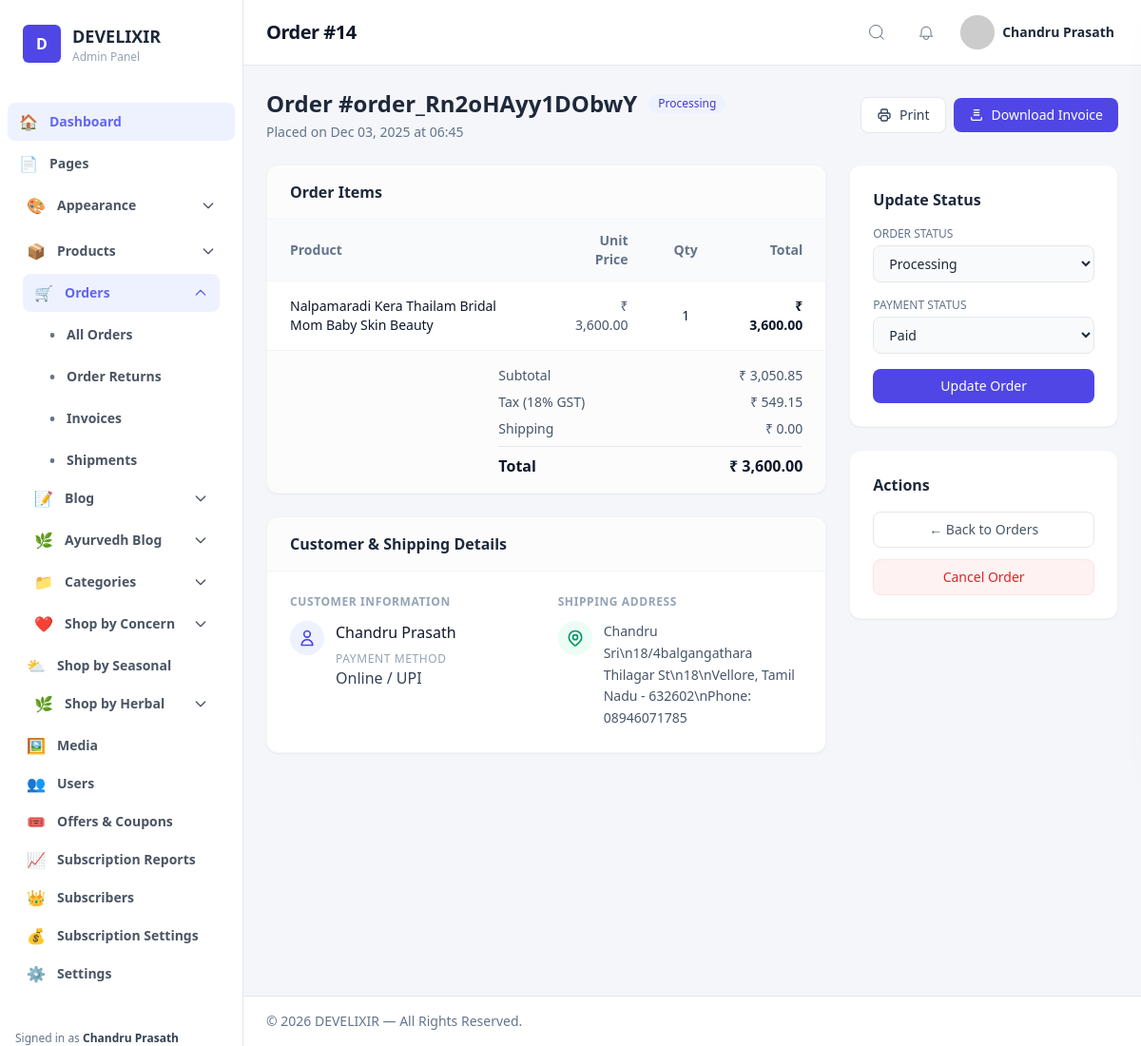
Page /admin/order_view.php?id=14 (signed in) on the committed database.
### tables this page shows
CREATE TABLE `orders` (
  `id` int(10) UNSIGNED NOT NULL,
  `user_id` int(10) UNSIGNED DEFAULT NULL,
  `total` decimal(10,2) NOT NULL DEFAULT 0.00,
  `coupon_code` varchar(50) DEFAULT NULL,
  `coupon_discount` decimal(10,2) DEFAULT 0.00,
  `status` varchar(50) DEFAULT 'processing',
  `payment_status` varchar(50) DEFAULT 'pending',
  `created_at` timestamp NULL DEFAULT current_timestamp(),
  `total_amount` decimal(10,2) NOT NULL DEFAULT 0.00,
  `shipping_charge` decimal(10,2) DEFAULT 0.00,
  `tax_amount` decimal(10,2) DEFAULT 0.00,
  `order_number` varchar(100) DEFAULT NULL,
  `customer_name` varchar(255) DEFAULT NULL,
  `customer_address` text DEFAULT NULL,
  `order_status` varchar(50) DEFAULT 'pending'
);

CREATE TABLE `order_items` (
  `id` int(10) UNSIGNED NOT NULL,
  `order_id` int(10) UNSIGNED NOT NULL,
  `product_id` int(10) UNSIGNED DEFAULT NULL,
  `product_name` varchar(255) DEFAULT NULL,
  `variant` varchar(255) DEFAULT NULL,
  `qty` int(11) DEFAULT 1,
  `price` decimal(10,2) NOT NULL,
  `created_at` timestamp NULL DEFAULT current_timestamp()
);

### admin/order_view.php (the view, shortened to what this page needs)
<?php
require_once __DIR__ . '/../includes/db.php';
$id = isset($_GET['id']) ? (int)$_GET['id'] : 0;
$statuses = ['pending','processing','packed','shipped','delivered','cancelled'];
$payment_options = ['pending','paid','refunded'];
include __DIR__ . '/layout/header.php';
$stmt = $pdo->prepare("SELECT * FROM orders WHERE id = ? LIMIT 1");
$stmt->execute([$id]);
$order = $stmt->fetch(PDO::FETCH_ASSOC);
$stmt = $pdo->prepare("SELECT oi.*, COALESCE(p.name, oi.product_name) AS product_name FROM order_items oi LEFT JOIN products p ON oi.product_id = p.id WHERE oi.order_id = ?");
$stmt->execute([$id]);
$items = $stmt->fetchAll(PDO::FETCH_ASSOC);
$shipping = [];
function status_badge($s) {
    $map = [
        'pending' => ['bg'=>'bg-amber-50','text'=>'text-amber-700','label'=>'Pending'],
        'processing' => ['bg'=>'bg-indigo-50','text'=>'text-indigo-700','label'=>'Processing'],
        'packed' => ['bg'=>'bg-green-50','text'=>'text-green-700','label'=>'Packed'],
        'shipped' => ['bg'=>'bg-teal-50','text'=>'text-teal-700','label'=>'Shipped'],
        'delivered' => ['bg'=>'bg-green-50','text'=>'text-green-700','label'=>'Delivered'],
        'cancelled' => ['bg'=>'bg-red-50','text'=>'text-red-700','label'=>'Cancelled'],
    ];
    $s = strtolower((string)$s);
    $info = $map[$s] ?? ['bg'=>'bg-slate-50','text'=>'text-slate-700','label'=>ucfirst($s)];
    return '<span class="inline-flex items-center px-2.5 py-0.5 rounded-full text-xs font-medium ' . $info['bg'] . ' ' . $info['text'] . '">' . htmlspecialchars($info['label']) . '</span>';
}
?>
<div class="max-w-[1200px] mx-auto">
    <div class="flex flex-col md:flex-row md:items-center justify-between gap-4 mb-6">
        <div>
            <div class="flex items-center gap-3">
                <h1 class="text-2xl font-bold text-slate-800">Order #<?php echo htmlspecialchars($order['order_number'] ?? $order['id']); ?></h1>
                <?php echo status_badge($order['order_status']); ?>
            </div>
            <p class="text-sm text-slate-500 mt-1">
                Placed on <?php echo date('M d, Y \a\t H:i', strtotime($order['created_at'])); ?>
            </p>
        </div>
        <div class="flex items-center gap-2">
            <button onclick="window.print()" class="inline-flex items-center gap-2 px-4 py-2 bg-white border border-gray-200 rounded-lg text-sm font-medium text-slate-700 hover:bg-gray-50">
                Print
            </button>
            <a href="order_invoice.php?id=<?php echo $id; ?>" class="inline-flex items-center gap-2 px-4 py-2 bg-indigo-600 text-white rounded-lg text-sm font-medium hover:bg-indigo-700">
                <svg xmlns="http://www.w3.org/2000/svg" class="w-4 h-4" fill="none" viewBox="0 0 24 24" stroke="currentColor"><path stroke-linecap="round" stroke-linejoin="round" stroke-width="2" d="M4 16v2a2 2 0 002 2h12a2 2 0 002-2v-2M8 12h8M8 8h8M8 4h8" /></svg>
                Download Invoice
            </a>
        </div>
    </div>
    <div class="grid grid-cols-1 lg:grid-cols-3 gap-6">
        <div class="lg:col-span-2 space-y-6">
            <div class="bg-white rounded-xl shadow-sm border border-gray-100 overflow-hidden">
                <div class="px-6 py-4 border-b border-gray-100 bg-gray-50/50">
                    <h3 class="font-semibold text-slate-800">Order Items</h3>
                </div>
                <div class="overflow-x-auto">
                    <table class="w-full text-sm text-left">
                        <thead class="bg-gray-50 text-slate-500 font-medium border-b border-gray-100">
                            <tr>
                                <th class="px-6 py-3">Product</th>
                                <th class="px-6 py-3 text-right">Unit Price</th>
                                <th class="px-6 py-3 text-center">Qty</th>
                                <th class="px-6 py-3 text-right">Total</th>
                            </tr>
                        </thead>
                        <tbody class="divide-y divide-gray-100">
                            <?php foreach ($items as $it):
                                $lineTotal = ((float)$it['price']) * ((int)$it['qty']);
                            ?>
                            <tr class="hover:bg-slate-50/50">
                                <td class="px-6 py-4">
                                    <div class="font-medium text-slate-900"><?php echo htmlspecialchars($it['product_name'] ?? ''); ?></div>
                                </td>
                                <td class="px-6 py-4 text-right text-slate-600">₹ <?php echo number_format($it['price'], 2); ?></td>
                                <td class="px-6 py-4 text-center text-slate-900 font-medium"><?php echo (int)$it['qty']; ?></td>
                                <td class="px-6 py-4 text-right text-slate-900 font-semibold">₹ <?php echo number_format($lineTotal, 2); ?></td>
                            </tr>
                            <?php endforeach; ?>
                        </tbody>
                    </table>
                </div>
                <div class="px-6 py-4 bg-gray-50/50 border-t border-gray-100">
                    <?php
                        $displayDiscount = 0.0;
                        $summarySubtotal = !empty($order['base_subtotal'])
                            ? max(0, (float)$order['base_subtotal'] - (float)($order['tax_amount'] ?? 0))
                            : (float)$order['total_amount'] - (float)($order['shipping_charge'] ?? 0) + $displayDiscount - (float)($order['tax_amount'] ?? 0);
                    ?>
                    <div class="max-w-xs ml-auto space-y-2">
                        <div class="flex justify-between text-sm text-slate-600">
                            <span>Subtotal</span>
                            <span>₹ <?php echo number_format($summarySubtotal, 2); ?></span>
                        </div>
                        <div class="flex justify-between text-sm text-slate-600">
                            <span>Tax (18% GST)</span>
                            <span>₹ <?php echo number_format($order['tax_amount'], 2); ?></span>
                        </div>
                        <div class="flex justify-between text-sm text-slate-600">
                            <span>Shipping</span>
                            <span>₹ <?php echo number_format($order['shipping_charge'] ?? 0, 2); ?></span>
                        </div>
                        <div class="flex justify-between text-base font-bold text-slate-900 pt-2 border-t border-gray-200">
                            <span>Total</span>
                            <span>₹ <?php echo number_format($order['total_amount'], 2); ?></span>
                        </div>
                    </div>
                </div>
            </div>
            <div class="bg-white rounded-xl shadow-sm border border-gray-100 overflow-hidden">
                <div class="px-6 py-4 border-b border-gray-100 bg-gray-50/50">
                    <h3 class="font-semibold text-slate-800">Customer & Shipping Details</h3>
                </div>
                <div class="p-6 grid grid-cols-1 md:grid-cols-2 gap-6">
                    <div>
                        <h4 class="text-xs font-bold text-slate-400 uppercase tracking-wider mb-3">Customer Information</h4>
                        <div class="flex items-start gap-3">
                            <div class="bg-indigo-50 text-indigo-600 rounded-full p-2">
                                <svg xmlns="http://www.w3.org/2000/svg" class="w-5 h-5" fill="none" viewBox="0 0 24 24" stroke="currentColor"><path stroke-linecap="round" stroke-linejoin="round" stroke-width="2" d="M16 7a4 4 0 11-8 0 4 4 0 018 0zM12 14a7 7 0 00-7 7h14a7 7 0 00-7-7z" /></svg>
                            </div>
                            <div>
                                <div class="font-medium text-slate-900"><?php echo htmlspecialchars($order['customer_name'] ?? 'Guest'); ?></div>
                                <div class="text-xs text-slate-400 mt-2 font-medium uppercase tracking-wider">Payment Method</div>
                                <div class="font-medium text-slate-700">
                                    <?php echo (str_starts_with($order['order_number'] ?? '', 'COD-')) ? 'Cash on Delivery' : 'Online / UPI'; ?>
                                </div>
                            </div>
                        </div>
                    </div>
                    <div>
                        <h4 class="text-xs font-bold text-slate-400 uppercase tracking-wider mb-3">Shipping Address</h4>
                        <div class="flex items-start gap-3">
                            <div class="bg-emerald-50 text-emerald-600 rounded-full p-2">
                            </div>
                            <div class="text-sm text-slate-600 leading-relaxed">
                                <?php if (!empty($shipping)): ?>
                                    <div class="font-medium text-slate-900 mb-1"><?php echo htmlspecialchars($shipping['name'] ?? ''); ?></div>
                                    <?php echo htmlspecialchars($shipping['address'] ?? ''); ?><br>
                                    <?php echo htmlspecialchars(implode(', ', array_filter([$shipping['city'] ?? '', $shipping['state'] ?? '', $shipping['postal'] ?? '']))); ?><br>
                                    <?php if (!empty($shipping['phone'])): ?>Phone: <?php echo htmlspecialchars($shipping['phone']); ?><?php endif; ?>
                                <?php else: ?>
                                    <?php
                                        $addrToShow = $order['shipping_address'] ?? '';
                                        if (empty($addrToShow) || trim($addrToShow) === '') {
                                            $addrToShow = $order['customer_address'] ?? '';
                                        }
                                        echo nl2br(htmlspecialchars($addrToShow ?: 'No address provided'));
                                    ?>
                                <?php endif; ?>
                            </div>
                        </div>
                    </div>
                </div>
            </div>
        </div>
        <div class="space-y-6">
            <div class="bg-white rounded-xl shadow-sm border border-gray-100 p-6">
                <h3 class="font-semibold text-slate-800 mb-4">Update Status</h3>
                <form method="post" class="space-y-4">
                    <div>
                        <label class="block text-xs font-medium text-slate-500 uppercase mb-1">Order Status</label>
                        <select name="order_status" class="w-full px-3 py-2 bg-gray-50 border border-gray-200 rounded-lg text-sm focus:outline-none focus:ring-2 focus:ring-indigo-500/20 focus:border-indigo-500">
                            <?php foreach ($statuses as $s): ?>
                                <option value="<?php echo htmlspecialchars($s); ?>" <?php if ($order['order_status'] === $s) echo 'selected'; ?>><?php echo ucfirst($s); ?></option>
                            <?php endforeach; ?>
                        </select>
                    </div>
                    <div>
                        <label class="block text-xs font-medium text-slate-500 uppercase mb-1">Payment Status</label>
                        <select name="payment_status" class="w-full px-3 py-2 bg-gray-50 border border-gray-200 rounded-lg text-sm focus:outline-none focus:ring-2 focus:ring-indigo-500/20 focus:border-indigo-500">
                            <?php foreach ($payment_options as $popt): ?>
                                <option value="<?php echo htmlspecialchars($popt); ?>" <?php if ($order['payment_status'] === $popt) echo 'selected'; ?>><?php echo ucfirst($popt); ?></option>
                            <?php endforeach; ?>
                        </select>
                    </div>
                    <button type="submit" class="w-full py-2 px-4 bg-indigo-600 hover:bg-indigo-700 text-white font-medium rounded-lg text-sm transition-colors">
                        Update Order
                    </button>
                </form>
            </div>
            <div class="bg-white rounded-xl shadow-sm border border-gray-100 p-6">
                <h3 class="font-semibold text-slate-800 mb-4">Actions</h3>
                <div class="space-y-3">
                    <a href="orders.php" class="block w-full py-2 px-4 bg-white border border-gray-200 text-slate-600 font-medium rounded-lg text-sm text-center hover:bg-gray-50 transition-colors">
                        &larr; Back to Orders
                    </a>
                    <?php if ($order['order_status'] !== 'cancelled'): ?>
                    <form method="post" onsubmit="return confirm('Are you sure you want to CANCEL this order? This action cannot be undone.');">
                        <button type="submit" class="w-full py-2 px-4 bg-red-50 text-red-600 border border-red-100 font-medium rounded-lg text-sm hover:bg-red-100 transition-colors">
                            Cancel Order
                        </button>
                    </form>
                    <?php endif; ?>
                </div>
            </div>
        </div>
    </div>
</div>
<?php include __DIR__ . '/layout/footer.php'; ?>

### admin/layout/header.php (style rules this page uses)
body { background: #f4f6f9; }

### rows in the picture
orders: order_number "order_Rn2oHAyy1DObwY", order_status "Processing", created_at "Dec 03, 2025 at 06:45", summarySubtotal "3,050.85", tax_amount "549.15", shipping_charge "0.00", total_amount "3,600.00", customer_name "Chandru Prasath", customer_address "Chandru Sri\\n18/4balgangathara Thilagar St\\n18\\nVellore, Tamil Nadu - 632602\\nPhone: 08946071785", payment_status "Paid"
order_items: product_name "Nalpamaradi Kera Thailam Bridal Mom Baby Skin Beauty", price "3,600.00", qty "1", lineTotal "3,600.00"

### other values in the picture
$icons['Dashboard'] "🏠"
$icons['Appearance'] "🎨"
$icons['Products'] "📦"
$icons['Orders'] "🛒"
$icons['Blog'] "📝"
$icons['Ayurvedh Blog'] "🌿"
$icons['Categories'] "📁"
$icons[$item['label']] "👥"
$item['label'] "Users"
$icons[$item['label']] "🎟️"
$item['label'] "Offers & Coupons"
$icons[$item['label']] "📈"
$item['label'] "Subscription Reports"
$icons[$item['label']] "👑"
$item['label'] "Subscribers"
